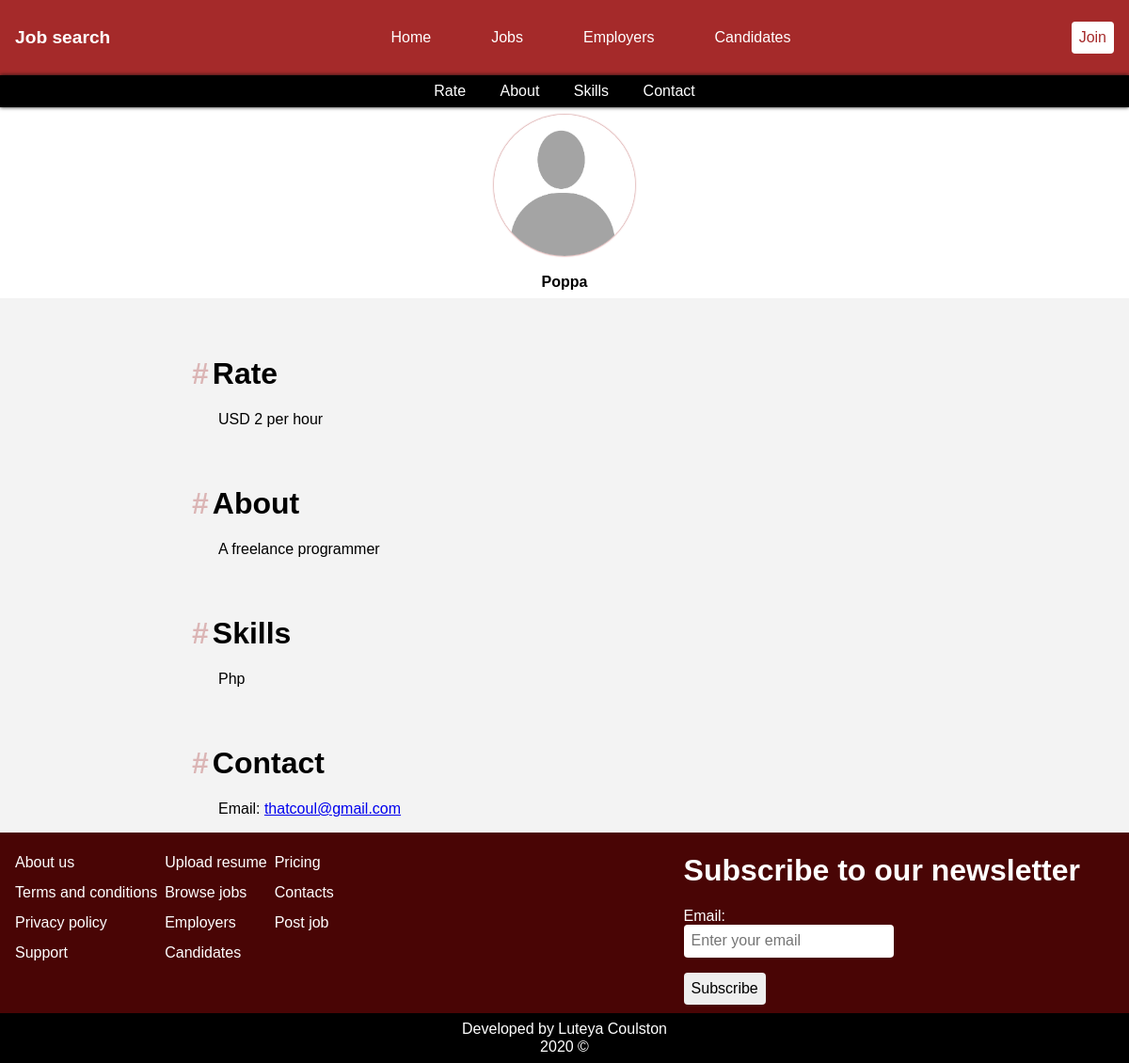
Before: /profile.php?username=pops with the older database file.
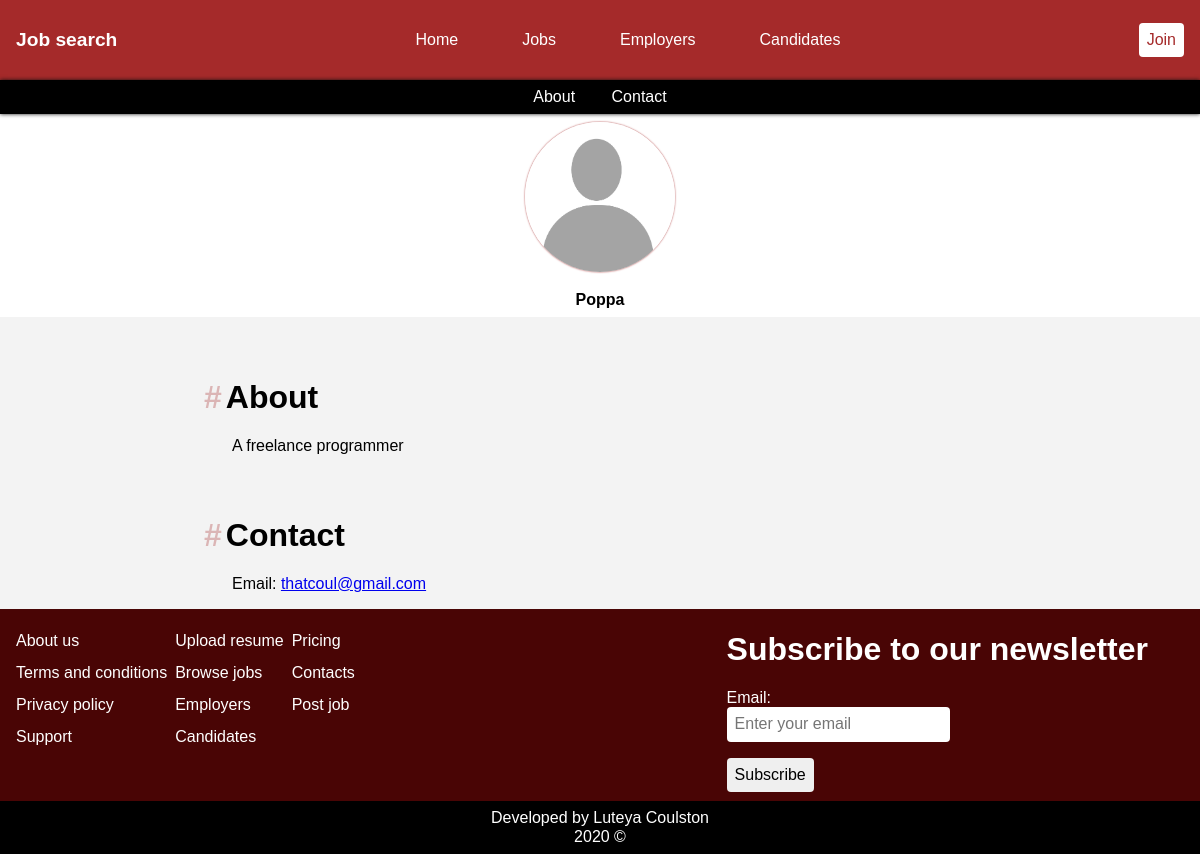
After: the same page with the newer database file.
### tables this page shows
CREATE TABLE `users` (
  `id` int(11) NOT NULL,
  `first_name` varchar(50) NOT NULL,
  `email` varchar(100) NOT NULL,
  `gender` tinytext NOT NULL,
  `username` varchar(100) NOT NULL,
  `about` text DEFAULT NULL,
  `position` tinytext NOT NULL,
  `rate` int(11) DEFAULT NULL,
  `skills` char(150) NOT NULL,
  `password` text NOT NULL,
  `profile_pic` text DEFAULT NULL,
  `date_created` timestamp NOT NULL DEFAULT current_timestamp()
);

### public/profile.php (called while the page is built, shortened)
<?php
try {
    include __DIR__ . '../../includes/Config.php';
    include __DIR__ . '../../Classes/Database_Functions.php';
    include __DIR__ . '../../Classes/Authentication.php';
    $users_table = new Database_Table($pdo, 'users');
    $profile = $_GET['username'] ?? $_GET['username'] = '';
    $profile = htmlspecialchars(trim(strtolower($profile)));
    if (empty($profile)) {
        if (!$_SESSION['email']) {
            header('Location: index.php');
        } else {
            $user = $users_table->find_single_record('email', $_SESSION['email']);
            extract($user);
        }
    } else if (!empty($profile)) {
        $user = $users_table->find_single_record('username', $_GET['username']);
        extract($user);
    }
    include __DIR__ . '../../templates/profile.html.php';
} catch (PDOException $e) {
    echo 'ERROR: ' . $e->getMessage() . ' in ' . $e->getFile() . ' on line ' . $e->getLine();
}
include __DIR__ . '../../templates/layout.html.php';

### Classes/Database_Functions.php (called while the page is built, shortened)
<?php
class Database_Table
{
    private $table;
    public function __construct(\PDO $pdo, $table)
    {
        $this->pdo = $pdo;
        $this->table = $table;
    }
    private function query($sql, $parameters = [])
    {
        $query = $this->pdo->prepare($sql);
        $query->execute($parameters);
        return $query;
    }
    public function find_single_record($key, $value)
    {
        $query = "SELECT * FROM `" . $this->table . "` WHERE `$key` = :value";
        $parameters = ['value' => $value];
        $result = $this->query($query, $parameters);
        return $result->fetch();
    }
}

### templates/profile.html.php (the view, shortened to what this page needs)
<section class="sub-menu">
    <ul>
        <?= $position === 'candidate' ? '<li><a href="#rate">Rate</a></li>' : '' ?>
        <li><a href="#about">About</a></li>
        <?= $position === 'candidate' ? '<li><a href="#skills">Skills</a></li>' : '' ?>
        <li><a href="#contact">Contact</a></li>
    </ul>
</section>
<div class="profile">
    <div class="profile-center">
        <img src="..<?= $user['profile_pic'] ?? '/assets/user_images/default.png' ?>" alt=<?= "$username" ?> class="profile_pic"> <br>
        <p class="profile_name"><?= $first_name ?? '' ?></p>
    </div>
    <div class="details_section container">
        <?php if ($position === 'candidate') : ?>
            <?= "<h1 id='rate'>Rate</h1>"; ?>
            <p><?= $rate === "" ? $unlisted : "USD $rate per hour" ?></p>
        <?php endif; ?>
        <h1 id="about">About</h1>
        <p class="profile_bio"><?= $about === '' ? $unlisted : $about ?></p>
        <?php if ($position === 'candidate') : ?>
            <?= "<h1 id='skills'>Skills</h1>"; ?>
            <p><?= $skills === '' ? $unlisted : $skills ?></p>
        <?php endif; ?>
        <h1 id="contact">Contact</h1>
        <p>Email: <a href="mailto:<?= $email === '' ? $unlisted : $email ?>">thatcoul@gmail.com</a> </p>
    </div>
</div>

Changed rows visible on the page:
changed users "Poppa": position "candidate" → "employer" (drawn); rate "2" → (not shown); skills "Php" → (not shown)
Other visible differences:
text no longer shown: "Rate Skills Rate USD per hour Skills"
